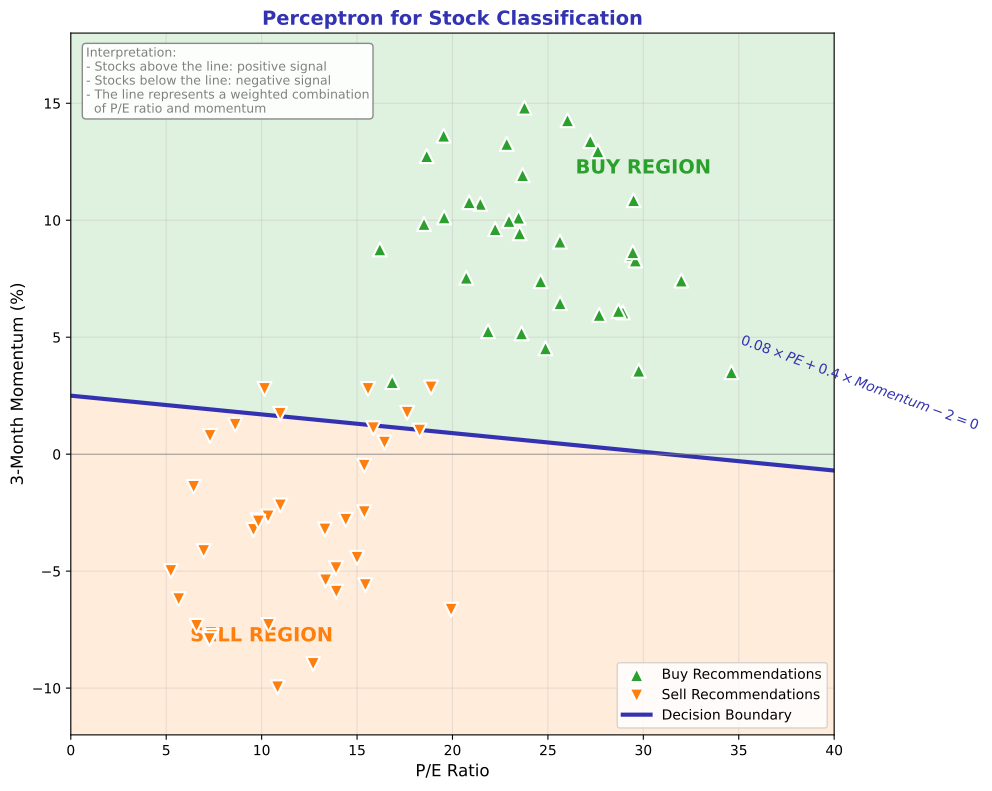

Source code (Python):
"""
Finance Decision Boundary - Stock Buy/Sell Classification
Module 1: The Birth of Neural Computing
"""

import matplotlib.pyplot as plt
import numpy as np

CHART_METADATA = {
    'title': 'Finance Decision Boundary',
    'url': 'https://github.com/QuantLet/neural-networks-introduction/tree/main/finance_decision_boundary'
}

# Colors
mlpurple = '#3333B2'
mlblue = '#0066CC'
mlorange = '#FF7F0E'
mlgreen = '#2CA02C'
mlgray = '#7F7F7F'

fig, ax = plt.subplots(figsize=(10, 8))

# Generate realistic stock data
np.random.seed(123)
n = 35

# Buy stocks: high P/E ratio growth potential, positive momentum
pe_buy = np.random.uniform(15, 35, n)
momentum_buy = np.random.uniform(0.02, 0.15, n)

# Sell stocks: low P/E (value traps), negative momentum
pe_sell = np.random.uniform(5, 20, n)
momentum_sell = np.random.uniform(-0.10, 0.03, n)

# Plot stocks
ax.scatter(pe_buy, momentum_buy * 100, c=mlgreen, s=100, marker='^',
           label='Buy Recommendations', edgecolors='white', linewidths=1.5, zorder=5)
ax.scatter(pe_sell, momentum_sell * 100, c=mlorange, s=100, marker='v',
           label='Sell Recommendations', edgecolors='white', linewidths=1.5, zorder=5)

# Decision boundary: linear combination
# w1 * PE + w2 * Momentum + b = 0
# Using: 0.1 * PE + 2 * Momentum - 2 = 0
# => Momentum = (2 - 0.1 * PE) / 2 = 1 - 0.05 * PE
pe_line = np.linspace(0, 40, 100)
momentum_line = (2.5 - 0.08 * pe_line)

ax.plot(pe_line, momentum_line, color=mlpurple, linewidth=3, label='Decision Boundary')

# Shade regions
ax.fill_between(pe_line, momentum_line, 20, alpha=0.15, color=mlgreen)
ax.fill_between(pe_line, -15, momentum_line, alpha=0.15, color=mlorange)

# Region labels
ax.text(30, 12, 'BUY REGION', fontsize=14, fontweight='bold', color=mlgreen, ha='center')
ax.text(10, -8, 'SELL REGION', fontsize=14, fontweight='bold', color=mlorange, ha='center')

# Boundary equation
ax.text(35, 1, '$0.08 \\times PE + 0.4 \\times Momentum - 2 = 0$',
        fontsize=10, color=mlpurple, rotation=-20)

# Axis labels
ax.set_xlabel('P/E Ratio', fontsize=12)
ax.set_ylabel('3-Month Momentum (%)', fontsize=12)
ax.set_title('Perceptron for Stock Classification', fontsize=14, fontweight='bold', color=mlpurple)

# Formatting
ax.set_xlim(0, 40)
ax.set_ylim(-12, 18)
ax.legend(loc='lower right', fontsize=10)
ax.grid(True, alpha=0.3)
ax.axhline(y=0, color='gray', linewidth=0.5, linestyle='-')

# Add interpretation
interpretation = """Interpretation:
- Stocks above the line: positive signal
- Stocks below the line: negative signal
- The line represents a weighted combination
  of P/E ratio and momentum"""
ax.text(0.02, 0.98, interpretation, transform=ax.transAxes, fontsize=9,
        verticalalignment='top', color=mlgray,
        bbox=dict(boxstyle='round,pad=0.3', facecolor='white', edgecolor=mlgray, alpha=0.9))

plt.tight_layout()
plt.savefig('finance_decision_boundary.pdf', format='pdf', bbox_inches='tight', dpi=300)
plt.savefig('finance_decision_boundary.png', format='png', bbox_inches='tight', dpi=300)
plt.close()

print("Generated: finance_decision_boundary.pdf")
